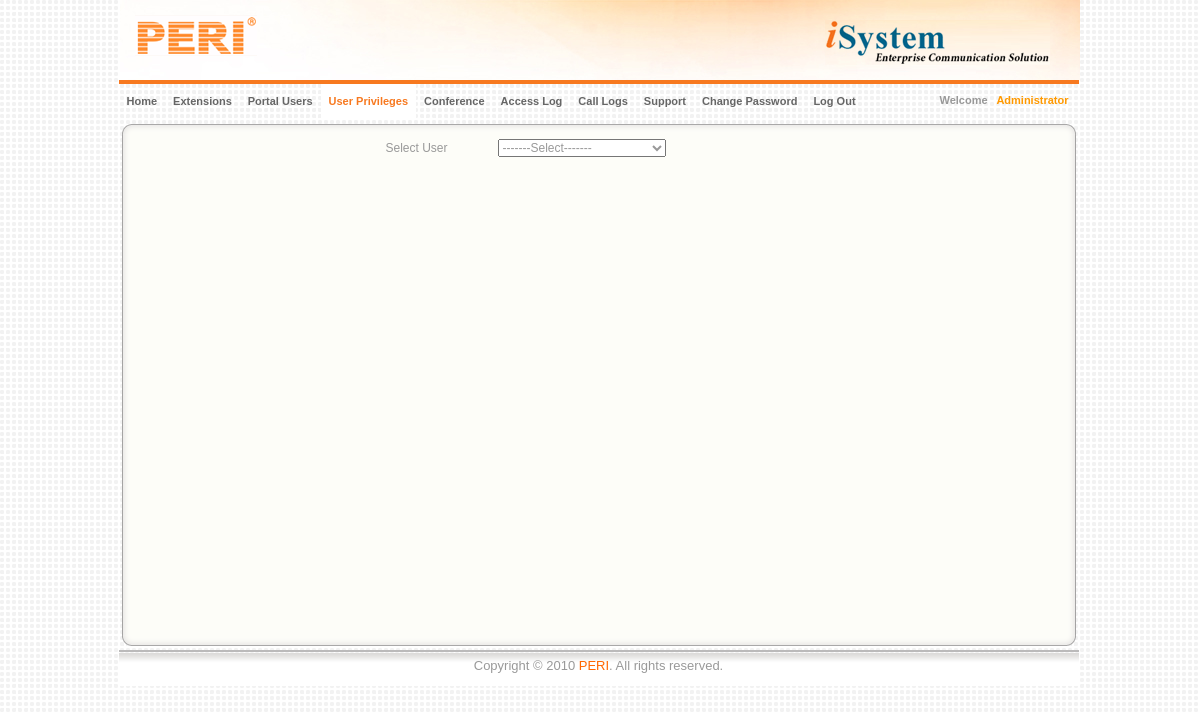
The page /userPrivileges.php (signed in) on the database its author committed.
### tables this page shows
CREATE TABLE `modules` (
  `moduleId` int(3) NOT NULL auto_increment,
  `moduleName` varchar(255) NOT NULL,
  `link` varchar(255) NOT NULL,
  `src` varchar(150) NOT NULL,
  `privilege` varchar(100) NOT NULL,
  PRIMARY KEY  (`moduleId`)
);

CREATE TABLE `users` (
  `userId` mediumint(10) NOT NULL auto_increment,
  `assignedClient` varchar(250) default NULL,
  `assignedProcess` varchar(250) default NULL,
  `customerId` varchar(200) NOT NULL,
  `typeOfUser` varchar(50) NOT NULL,
  `crmAssignedTo` varchar(36) default NULL,
  `extensionNo` varchar(30) default NULL,
  `escalationExtension` varchar(50) default NULL,
  `userName` varchar(250) NOT NULL,
  `passWord` varchar(255) NOT NULL,
  `ip` varchar(15) NOT NULL,
  `fname` char(50) NOT NULL,
  `lname` char(50) NOT NULL,
  `employeeId` varchar(200) default NULL,
  `status` char(8) NOT NULL,
  `loggedInStatus` varchar(100) default NULL,
  `calledAccountId` varchar(40) default NULL,
  `logs` int(5) NOT NULL,
  `userRoleId` varchar(255) default NULL,
  `parentUsers` varchar(255) default NULL,
  `prevParentUsers` varchar(250) default NULL,
  `sessionId` varchar(255) default NULL,
  `modules` mediumtext NOT NULL,
  PRIMARY KEY  (`userId`)
);

### mysql_connection.php (called while the page is built, shortened)
<?php
if(isset($_SESSION['hid']))
{
	$cust_cId=$_SESSION['u_Customer_Id'];
}
?>

### userPrivileges.php (the view, shortened to what this page needs)
<?php
include("mysql_connection.php");
?>
<!DOCTYPE html PUBLIC "-//W3C//DTD XHTML 1.0 Frameset//EN" "http://www.w3.org/TR/xhtml1/DTD/xhtml1-frameset.dtd">
<html xmlns="http://www.w3.org/1999/xhtml" xml:lang="en" lang="en" dir="ltr">
<head>
<link href="./css/style_new.css" rel="stylesheet" type="text/css" />
</head>
<form method=post name="customerprivileges" >
<div id="container">
		<div id="templatemo_container">
    <div id="templatemo_banner">
    	<div id="logo"></div>
        <div id="project_name"></div>
    </div>
    <div id="templatemo_menu_search">
        <div id="">
<?php
	include("menu.php");
?>
			<div id="maincontainer_fullpannel" class="clearfix">
			    <div id="fullpannel">
			    	<div class="f_top"></div>
				<div class="f_mid">
				<div style="height: auto; width: 430px;margin:auto ">
					<table width=100% class=normalfont cellpadding=0 border=0>
						<tr class=bold>
							<td width="110">Select User</td >
							<td width="110">
								<select name="seluser" onchange="javascript:redirect();">
									<option value="0">-------Select-------</option>
								</select>
							</td >
							<td>&nbsp;</td>
						</tr>
						<tr height="30">
							<td colspan="3" align="center" style="color:#ff9900;"><?php echo $_SESSION['mes'];?></td>
						</tr>
				</table>
				</div>
				</div>
<div class="f_bottom"></div>
	</div>
    </div>
<?php include('footer.php');unset($_SESSION['mes']);?>
</form>
</body>
</html>

### menu.php (shortened to what this page needs)
<?php
include("mysql_connection.php");
$sql="select * from users where userId='$cust_cId';";
$result=mysql_query($sql,$connection)or die(mysql_error());
$row= mysql_fetch_array($result);
$Name = $row['fname']."".$row['lname'];
$moduleid= explode(",",$row['modules']);
?>
<div id="stylefour">
	<?php
	echo "<ul>";
	if(strstr($_SERVER['PHP_SELF'],"headings.php"))
		echo "<li><a href='headings.php' class='current'>Home</a></li>";
	else
		echo "<li><a href='headings.php'>Home</a></li>";
	for($i=0,$j=1;$i<count($moduleid);$i++)
	{
		$privilege = explode("~",$moduleid[$i]);
		if($moduleid[$i]!="" && $privilege[1]!="0000")
		{
			$moduleQuery = mysql_query("SELECT link,src,moduleId,moduleName FROM modules WHERE moduleId = '".$moduleid[$i]."'",$connection);
			$row = mysql_fetch_row($moduleQuery);
			if(strstr($_SERVER['PHP_SELF'],$row[0]))
				echo "<li><a href='$row[0]' class='current'>$row[3]</a></li>";
			else
				echo "<li><a href='$row[0]'>$row[3]</a></li>";
		}
	}
	if(strstr($_SERVER['PHP_SELF'],"accessLog.php"))
		echo "<li><a href='accessLog.php' class='current'>Access Log</a></li>";
	else
		echo "<li><a href='accessLog.php'>Access Log</a></li>";
	if(strstr($_SERVER['PHP_SELF'],"callLogs.php"))
		echo "<li><a href='callLogs.php' class='current'>Call Logs</a></li>";
	else
		echo "<li><a href='callLogs.php'>Call Logs</a></li>";
	if(strstr($_SERVER['PHP_SELF'],"support.php"))
		echo "<li><a href='support.php' class='current'>Support</a></li>";
	else
		echo "<li><a href='support.php'>Support</a></li>";
	if(strstr($_SERVER['PHP_SELF'],"changeUserPass.php"))
		echo "<li><a href='changeUserPass.php' class='current'>Change Password</a></li>";
	else
		echo "<li><a href='changeUserPass.php'>Change Password</a></li>";
 	echo "<li><a href='index.php'>Log Out</a></li>";
echo "</ul>";
echo "<div style='float:right;position:absolute;right:10px;top:10px;'>Welcome&nbsp;&nbsp;  <span style='color:#ff9900'>$Name</span></div>";
?>
</div>

### css/style_new.css (style rules this page uses)
#container { width:963px;margin:0 auto; }
.clearfix { clear:both; }
* { color:#999999;font-family:Arial,Helvetica,sans-serif;font-size:1em;margin:0;padding:0; }
#maincontainer_fullpannel { margin:0px 2px; }
li { list-style-type:none; }
a:link, a:visited { text-decoration:none; }
#fullpannel { width:954px;color:#999999;font-family:Arial,Helvetica,sans-serif;font-size:1em;margin:auto; padding-top:1px; }
#fullpannel .f_top { height:11px;background:url(../images/fullpannel_top.png) no-repeat left top;width:954px; }
#fullpannel .f_mid { background:url(../images/fullpannel_mid.png) repeat-y left top;width:934px;padding:0 10px;color:#999999;font-family:Arial,Helvetica,sans-serif;font-size:12px;min-height:500px; }
#fullpannel .f_bottom { height:11px;background:url(../images/fullpannel_bottom.png) no-repeat left top;width:954px; }
#stylefour { position:relative;display:block;height:39px;font-size:11px;font-weight:bold;background:transparent url(../images/bgOFF.gif) repeat-x top left;font-family:Arial,Verdana,Helvitica,sans-serif;border-top:4px solid #F77920; }
#stylefour ul { margin:0;padding:0;list-style-type:none;width:auto; }
#stylefour ul li { display:block;float:left;margin:0; }
#stylefour ul li a { display:block;float:left;color:#666;text-decoration:none;padding:11px 8px 0 8px;height:23px;background:transparent url(../images/bgDIVIDER.gif) no-repeat top right; }
#stylefour ul li a:hover,#stylefour ul li a.current { color:#F77920;background:#fff url(../images/bgON.gif) no-repeat top right; }
#templatemo_banner { background:url("../images/templatemo_banner_bg.jpg") no-repeat scroll 0 0 transparent; height:80px; margin:0 auto; width:960px; }
#templatemo_menu_search { clear:both; height:30px; width:960px; }
#templatemo_banner #logo { background:url("../images/PERI-Logo.gif") no-repeat scroll 0 0 transparent; float:left; height:55px; margin:15px 0 0 15px; width:295px; }
#templatemo_banner #project_name { float:right; background: url("../images/iSystem.gif") no-repeat scroll 0 0 transparent; font-size:30px; font-weight:bold; height:55px; margin-right:0px; margin-left:45px; margin-top:20px; text-align:right; width:255px; }

### rows shown on the page
modules: moduleName "Extensions"
modules: moduleName "Portal Users"
modules: moduleName "User Privileges"
modules: moduleName "Conference"
users: fname "Administrator"
